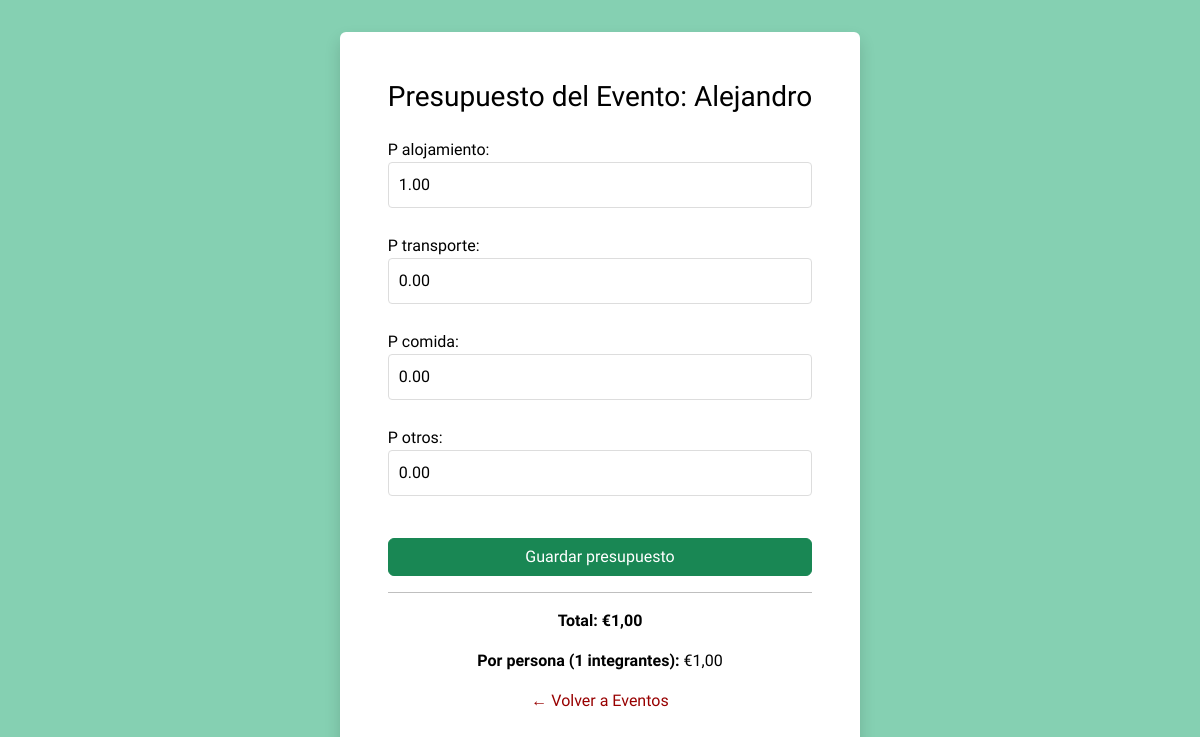
Screenshot of /eventos/6/presupuesto/ (signed in) with the database file from the repository.
### meetLink/models.py (models this page shows, shortened)
class Evento(models.Model):
    nombre = models.CharField(max_length=25, verbose_name="Nombre")
    descripcion = models.CharField(max_length=50, verbose_name="Descripción")
    ubicacion = models.CharField(max_length=50, default="Por definir", verbose_name="Ubicación")
    fecha_inicio = models.DateTimeField(verbose_name="Fecha de inicio")
    fecha_fin = models.DateTimeField(verbose_name="Fecha de fin")
    transporte = models.CharField(max_length=20, verbose_name="Medio de transporte")
    presupuesto = models.BooleanField(default=False, verbose_name="Presupuesto")
    grupo = models.ForeignKey('GrupoContacto', on_delete=models.SET_NULL, null=True, blank=True, verbose_name="Grupo de Contacto")
    maleta = models.BooleanField(default=False, verbose_name="Maleta")
    todo = models.BooleanField(default=False, verbose_name="To Do")
    p_alojamiento = models.DecimalField(decimal_places=2, max_digits=10, default=0.00)
    p_transporte = models.DecimalField(decimal_places=2, max_digits=10, default=0.00)
    p_comida = models.DecimalField(decimal_places=2, max_digits=10, default=0.00)
    p_otros = models.DecimalField(decimal_places=2, max_digits=10, default=0.00)
    usuario = models.ForeignKey(Usuario, on_delete=models.CASCADE, verbose_name='Usuario')
    class Meta:
        verbose_name = "Evento"
        verbose_name_plural = "Eventos"

class GrupoContacto(models.Model):
    nombre = models.CharField(max_length=20, verbose_name="Nombre del grupo")
    descripcion = models.CharField(max_length=40, verbose_name="Descripción del grupo")
    integrantes = models.ManyToManyField('Contacto', blank=True, verbose_name="Integrantes (Mantén Ctrl para seleccionar varios)")
    usuario = models.ForeignKey(Usuario, on_delete=models.CASCADE, verbose_name="Usuario")
    class Meta:
        verbose_name = "Grupo de contacto"
        verbose_name_plural = "Grupos de contacto"

### meetLink/views.py (the view)
# urls.py: path('eventos/<int:pk>/presupuesto/', EventoPresupuestoView.as_view(), name='evento_presupuesto'),
class EventoPresupuestoView(LoginRequiredMixin, UpdateView):
    model = Evento
    form_class = PresupuestoForm
    template_name = 'meetLink/recursos/presupuesto.html'
    success_url = reverse_lazy('eventos')
    def get_queryset(self):
        return Evento.objects.filter(usuario=self.request.user)
    def get_context_data(self, **kwargs):
        context = super().get_context_data(**kwargs)
        evento = self.object
        total = (evento.p_alojamiento + evento.p_transporte + evento.p_comida + evento.p_otros)
        integrantes = evento.grupo.integrantes.count() if evento.grupo else 0
        por_persona = total / integrantes if integrantes else None
        context['total'] = total
        context['por_persona'] = por_persona
        return context

### meetLink/forms.py (shortened to what this page needs)
class PresupuestoForm(forms.ModelForm):
    class Meta:
        model = Evento
        fields = ['p_alojamiento', 'p_transporte', 'p_comida', 'p_otros']
        widgets = {
            'p_alojamiento': forms.NumberInput(attrs={'step': '0.01', 'min': '0'}),
            'p_transporte': forms.NumberInput(attrs={'step': '0.01', 'min': '0'}),
            'p_comida': forms.NumberInput(attrs={'step': '0.01', 'min': '0'}),
            'p_otros': forms.NumberInput(attrs={'step': '0.01', 'min': '0'}),
        }

### meetLink/templates/meetLink/recursos/presupuesto.html (shortened to what this page needs)
{% extends "meetLink/base.html" %}
{% block contenido %}
<div id="form" class="d-flex align-items-center justify-content-center" style="background-color: #85D0B2; min-height: 100vh;">
    <div id="form-card" class="p-5 bg-white rounded shadow" style="min-width: 350px; max-width: 600px;">
        <div class="content">
            <h3 class="mb-4 text-center">Presupuesto del Evento: {{ object.nombre }}</h3>
            <form method="post">
                <div class="form-group">
                    {{ form.as_p }}
                </div>
                <button type="submit" class="btn btn-success w-100 mt-3">Guardar presupuesto</button>
            </form>
            <hr>
            <p class="fw-bold text-center">Total: €{{ total }}</p>
            {% if por_persona %}
                <p class="text-center"><strong>Por persona ({{ object.grupo.integrantes.count }} integrantes):</strong> €{{ por_persona|floatformat:2 }}</p>
            {% else %}
                <p class="text-muted text-center">Asigna un gasto para calcular el precio por persona.</p>
            {% endif %}
            <p class="mt-3 text-center">
                <a href="{% url 'eventos' %}" alt="Volver a eventos">← Volver a Eventos</a>
            </p>
        </div>
    </div>
</div>
{% endblock %}

### meetLink/static/css/styles.css (style rules this page uses)
:root { --negro: #000000; --blanco: #FFFFFF; --azul: #B5F8FE; --verde: #85D0B2; --aqua: #6BDBAD; --amarillo: #FFEDA4; --naranja: #FFC93F; --rojo: #FF6362; --rojo2: #980000; --sidebar-width: 220px; --sidebar-width-collapsed: 80px; }
*, *::before, *::after { box-sizing: border-box; }
html, body { height: 100%; margin: 0; padding: 0; background-color: var(--negro); font-family: "Lexend", sans-serif; overflow-x: hidden; }
.form-group input, .form-group select, .form-group textarea { width: 100%; padding: 10px; margin-bottom: 10px; border-radius: 4px; border: 1px solid #ddd; }
#form { display: flex !important; flex-direction: column !important; flex-grow: 1; height: max-content; min-height: 100vh; }
#form-card { color: var(--negro) !important; display: flex !important; flex-direction: column !important; justify-content: space-between !important; max-height: 90%; margin: 2rem; }
a { color: var(--rojo2); text-decoration: none; }

### rows the page displays
Evento: nombre "Alejandro", p_alojamiento "1.00", p_transporte "0.00", p_comida "0.00", p_otros "0.00", grupo.integrantes.count "1"

### other values shown
{{ total }} "1,00"
{{ por_persona|floatformat:2 }} "1,00"
